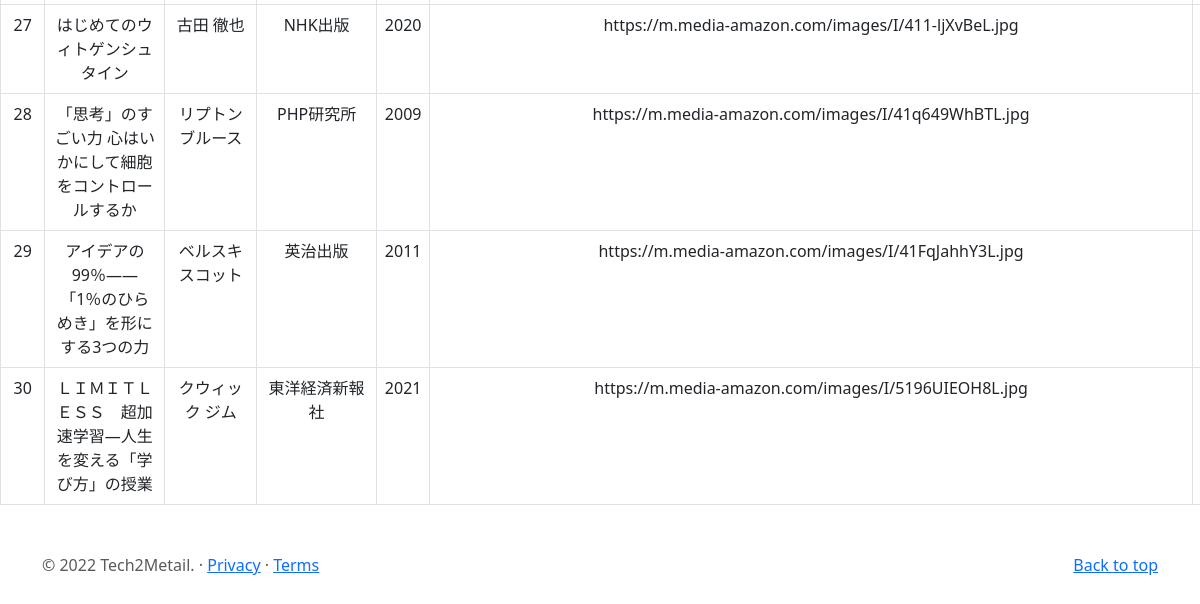
The page /books (signed in, lower part) on the database as committed earlier.
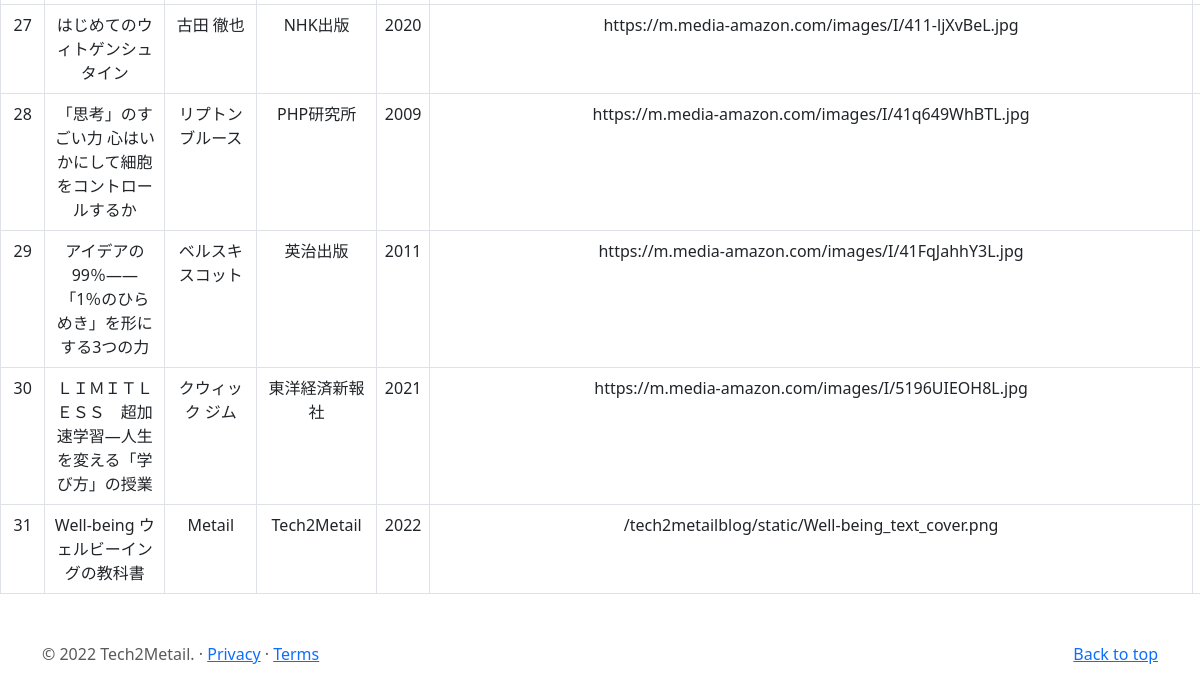
The same page on the database as committed later.
### tech2metailblog/models.py (models this page shows, shortened)
class Books(db.Model):
    __tablename__ = 'books'
    id = db.Column(db.Integer, primary_key = True)
    title = db.Column(db.String(50),unique=True, nullable=False)
    author = db.Column(db.String(50), nullable=False)
    published_by = db.Column(db.String(50), nullable=False)
    published_at = db.Column(db.Integer, nullable=False)
    img_link = db.Column(db.String(100))
    pur_link = db.Column(db.String(100))
    created_at = db.Column(db.DateTime)
    booksposts = db.relationship('BooksPost',backref='book',lazy=True)

### tech2metailblog/books/views.py (the view)
@books.route('/books')
@login_required
def show_books():
    if current_user.username == admin_user:
        books = Books.query.all()
        return render_template('books/index.html', books=books)
    else:
        return render_template('error_pages/403.html')

### tech2metailblog/models.py (called while the page is built)
@login_manager.user_loader
def load_user(user_id):
    return User.query.get(user_id)

### tech2metailblog/templates/books/index.html (shortened to what this page needs)
{% extends "base.html" %}
{% block content %}
<div class="table-responsive">
<table class="table table-bordered">
  <tbody>
    {% for book in books %}
      <tr class="text-center">
          <td>{{book.id}}</td>
          <td>{{book.title}}</td>
          <td>{{book.author}}</td>
          <td>{{book.published_by}}</td>
          <td>{{book.published_at}}</td>
          <td>{{book.img_link}}</td>
          <td>{{book.pur_link}}</td>
      </tr>
      {% endfor %}
  </tbody>
</table>
</div>
{% endblock %}

### tech2metailblog/templates/base.html (shortened to what this page needs)
<!DOCTYPE html>
<html lang="ja">
  <head>
        <link href="https://cdn.jsdelivr.net/npm/bootstrap@5.0.2/dist/css/bootstrap.min.css" rel="stylesheet">
        <link href="{{url_for('static',filename="style.css")}}" rel="stylesheet">
   </head>
<body>
    <main class="main">
      {% block content%}
      {% endblock %}
      <footer class="container">
        <p class="float-end"><a href="#">Back to top</a></p>
        <p>&copy; 2022 Tech2Metail. &middot; <a href="#">Privacy</a> &middot; <a href="#">Terms</a></p>
      </footer>
    </main>
</body>
</html>

### tech2metailblog/static/style.css (style rules this page uses)
body { padding-top: 3rem; padding-bottom: 3rem; color: #5a5a5a; }
main { margin-top: 2rem; }
.container { margin-top: 2rem; }
.text-center { text-align: center; }

Rows that differ between the two databases and show on the page:
added Books: id "31", title "Well-being ウェルビーイングの教科書", author "Metail", published_by "Tech2Metail", published_at "2022", img_link "/tech2metailblog/static/Well-being_text_cover.png"
